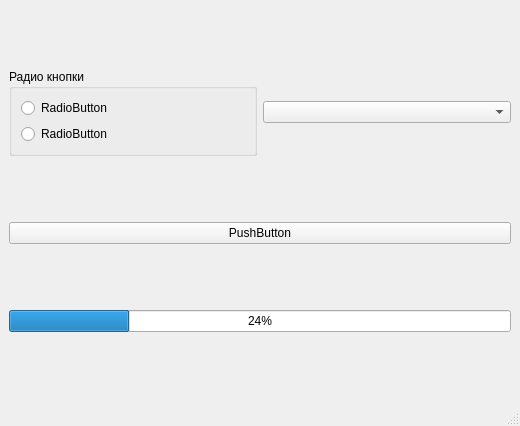
<?xml version="1.0" encoding="UTF-8"?>
<ui version="4.0">
 <class>MainWindow</class>
 <widget class="QMainWindow" name="MainWindow">
  <property name="geometry">
   <rect>
    <x>0</x>
    <y>0</y>
    <width>520</width>
    <height>426</height>
   </rect>
  </property>
  <property name="windowTitle">
   <string>MainWindow</string>
  </property>
  <widget class="QWidget" name="centralwidget">
   <layout class="QGridLayout" name="gridLayout">
    <item row="0" column="1">
     <widget class="QComboBox" name="cb_list"/>
    </item>
    <item row="0" column="0">
     <widget class="QGroupBox" name="groupBox">
      <property name="title">
       <string>Радио кнопки</string>
      </property>
      <layout class="QVBoxLayout" name="verticalLayout">
       <item>
        <widget class="QRadioButton" name="rb_1">
         <property name="text">
          <string>RadioButton</string>
         </property>
        </widget>
       </item>
       <item>
        <widget class="QRadioButton" name="rb_2">
         <property name="text">
          <string>RadioButton</string>
         </property>
        </widget>
       </item>
      </layout>
     </widget>
    </item>
    <item row="3" column="0" colspan="2">
     <widget class="QProgressBar" name="prb_prog">
      <property name="value">
       <number>24</number>
      </property>
     </widget>
    </item>
    <item row="2" column="0" colspan="2">
     <widget class="QPushButton" name="pb_button">
      <property name="text">
       <string>PushButton</string>
      </property>
     </widget>
    </item>
   </layout>
  </widget>
  <widget class="QMenuBar" name="menubar">
   <property name="geometry">
    <rect>
     <x>0</x>
     <y>0</y>
     <width>520</width>
     <height>22</height>
    </rect>
   </property>
  </widget>
  <widget class="QStatusBar" name="statusbar"/>
 </widget>
 <resources/>
 <connections/>
</ui>
